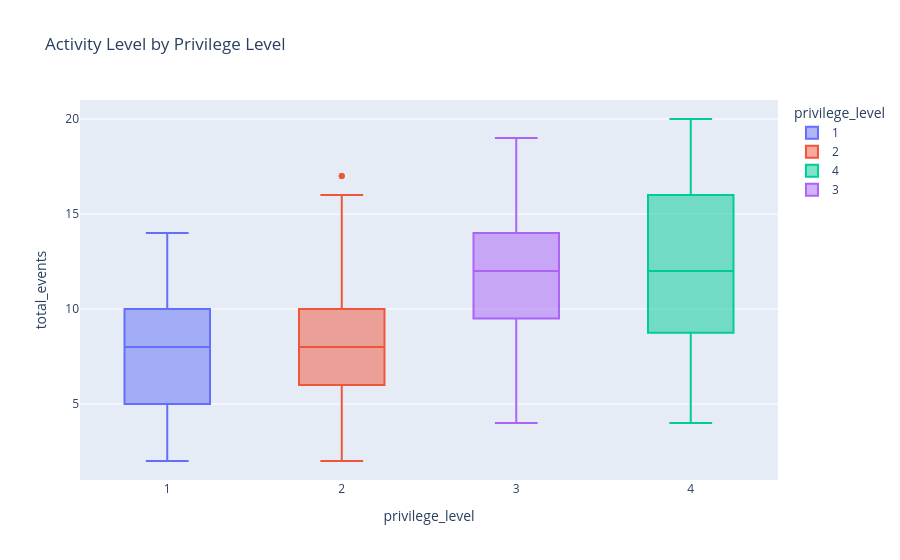

The code cell stored with this chart in its notebook:
### Code cell
fig = px.box(
    grouped_df,
    x="privilege_level",
    y="total_events",
    color="privilege_level",
    hover_data=["session_id"],
    title="Activity Level by Privilege Level"
)

fig.show()

### Figure 1 — Plotly figure (JSON) as saved in the notebook; plotly's stock layout.template omitted (floating-point values rounded to 4 significant figures; data arrays with more than 128 entries replaced by an {"elided": "..."} marker saying what was removed)
{"data": [{"alignmentgroup": "True", "customdata": {"elided": "275x1 str values"}, "hovertemplate": "privilege_level=%{x}<br>total_events=%{y}<br>session_id=%{customdata[0]}<extra></extra>", "legendgroup": "1", "marker": {"color": "#636efa"}, "name": "1", "notched": false, "offsetgroup": "1", "orientation": "v", "showlegend": true, "type": "box", "x": {"elided": "275 int values"}, "x0": " ", "xaxis": "x", "y": {"elided": "275 int values"}, "y0": " ", "yaxis": "y"}, {"alignmentgroup": "True", "customdata": {"elided": "396x1 str values"}, "hovertemplate": "privilege_level=%{x}<br>total_events=%{y}<br>session_id=%{customdata[0]}<extra></extra>", "legendgroup": "2", "marker": {"color": "#EF553B"}, "name": "2", "notched": false, "offsetgroup": "2", "orientation": "v", "showlegend": true, "type": "box", "x": {"elided": "396 int values"}, "x0": " ", "xaxis": "x", "y": {"elided": "396 int values"}, "y0": " ", "yaxis": "y"}, {"alignmentgroup": "True", "customdata": [["S00117"], ["S00118"], ["S00119"], ["S00120"], ["S00121"], ["S00122"], ["S00123"], ["S00124"], ["S00125"], ["S00126"], ["S00127"], ["S00128"], ["S00129"], ["S00130"], ["S00131"], ["S00132"], ["S00133"], ["S00134"], ["S00135"], ["S00136"], ["S00137"], ["S00138"], ["S00139"], ["S00140"], ["S00141"], ["S00142"], ["S00143"], ["S00144"], ["S00145"], ["S00146"], ["S00147"], ["S00148"], ["S00149"], ["S00150"], ["S00151"], ["S00152"], ["S00153"], ["S00154"], ["S00155"], ["S00156"], ["S00157"]], "hovertemplate": "privilege_level=%{x}<br>total_events=%{y}<br>session_id=%{customdata[0]}<extra></extra>", "legendgroup": "4", "marker": {"color": "#00cc96"}, "name": "4", "notched": false, "offsetgroup": "4", "orientation": "v", "showlegend": true, "type": "box", "x": [4, 4, 4, 4, 4, 4, 4, 4, 4, 4, 4, 4, 4, 4, 4, 4, 4, 4, 4, 4, 4, 4, 4, 4, 4, 4, 4, 4, 4, 4, 4, 4, 4, 4, 4, 4, 4, 4, 4, 4, 4], "x0": " ", "xaxis": "x", "y": [5, 7, 16, 12, 7, 18, 5, 5, 18, 17, 16, 18, 20, 9, 10, 15, 18, 12, 12, 9, 16, 8, 9, 7, 12, 12, 11, 4, 9, 16, 14, 17, 13, 13, 9, 13, 10, 7, 9, 13, 6], "y0": " ", "yaxis": "y"}, {"alignmentgroup": "True", "customdata": [["S00482"], ["S00483"], ["S00484"], ["S00485"], ["S00486"], ["S00487"], ["S00488"], ["S00489"], ["S00490"], ["S00491"], ["S00492"], ["S00493"], ["S00494"], ["S00495"], ["S00496"], ["S00497"], ["S00498"], ["S00499"], ["S00500"], ["S00501"], ["S00502"], ["S00503"], ["S00504"], ["S00505"], ["S00506"], ["S00507"], ["S00508"], ["S00509"], ["S00510"], ["S00511"], ["S00512"], ["S00513"], ["S00514"], ["S00515"], ["S00516"], ["S00517"], ["S00518"], ["S00519"], ["S00520"], ["S00521"], ["S00522"], ["S00523"], ["S00524"], ["S00642"], ["S00643"], ["S00644"], ["S00645"], ["S00646"], ["S00647"], ["S00648"], ["S00649"], ["S00650"], ["S00651"], ["S00652"], ["S00653"], ["S00654"], ["S00655"], ["S00656"], ["S00657"], ["S00658"], ["S00659"], ["S00660"], ["S00661"], ["S00662"], ["S00663"], ["S00664"], ["S00665"], ["S00666"], ["S00667"], ["S00668"], ["S00669"], ["S00670"], ["S00671"], ["S00672"], ["S00673"], ["S00674"], ["S00675"], ["S00676"], ["S00677"], ["S00678"], ["S00679"], ["S00680"], ["S00681"], ["S00682"], ["S00683"], ["S00684"], ["S00685"], ["S00686"]], "hovertemplate": "privilege_level=%{x}<br>total_events=%{y}<br>session_id=%{customdata[0]}<extra></extra>", "legendgroup": "3", "marker": {"color": "#ab63fa"}, "name": "3", "notched": false, "offsetgroup": "3", "orientation": "v", "showlegend": true, "type": "box", "x": [3, 3, 3, 3, 3, 3, 3, 3, 3, 3, 3, 3, 3, 3, 3, 3, 3, 3, 3, 3, 3, 3, 3, 3, 3, 3, 3, 3, 3, 3, 3, 3, 3, 3, 3, 3, 3, 3, 3, 3, 3, 3, 3, 3, 3, 3, 3, 3, 3, 3, 3, 3, 3, 3, 3, 3, 3, 3, 3, 3, 3, 3, 3, 3, 3, 3, 3, 3, 3, 3, 3, 3, 3, 3, 3, 3, 3, 3, 3, 3, 3, 3, 3, 3, 3, 3, 3, 3], "x0": " ", "xaxis": "x", "y": [7, 12, 14, 12, 15, 17, 11, 16, 9, 17, 15, 14, 15, 11, 18, 14, 15, 10, 8, 19, 16, 9, 12, 7, 12, 7, 12, 11, 12, 10, 17, 10, 15, 10, 12, 8, 14, 14, 16, 10, 10, 13, 12, 10, 13, 6, 12, 17, 9, 13, 11, 16, 5, 12, 13, 11, 9, 14, 12, 12, 15, 13, 13, 6, 6, 14, 15, 8, 12, 13, 6, 6, 15, 12, 10, 6, 14, 15, 4, 9, 13, 10, 13, 7, 19, 9, 15, 9], "y0": " ", "yaxis": "y"}], "layout": {"boxmode": "overlay", "legend": {"title": {"text": "privilege_level"}, "tracegroupgap": 0}, "title": {"text": "Activity Level by Privilege Level"}, "xaxis": {"anchor": "y", "categoryarray": [1, 2, 4, 3], "categoryorder": "array", "domain": [0, 1], "title": {"text": "privilege_level"}}, "yaxis": {"anchor": "x", "domain": [0, 1], "title": {"text": "total_events"}}}}
